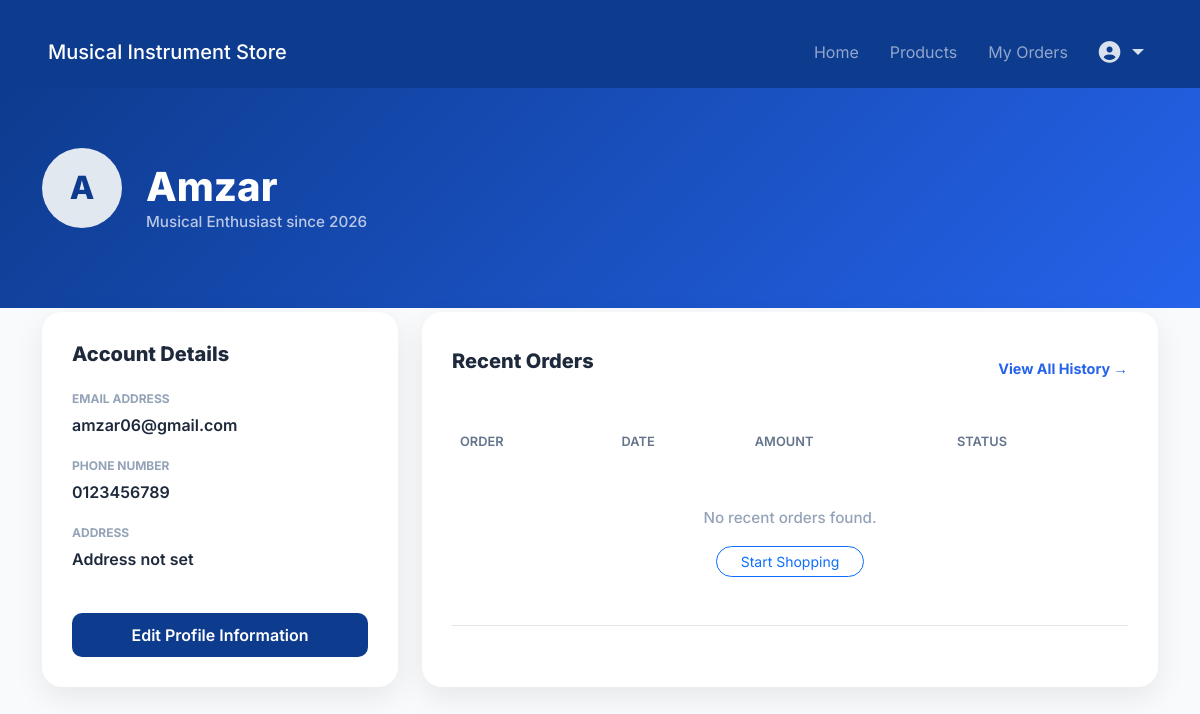
/customer/user_profile_page.php (signed in), run on the app's committed database.
### tables this page shows
CREATE TABLE `customers` (
  `cust_id` int(11) NOT NULL,
  `cust_name` varchar(255) NOT NULL,
  `cust_email` varchar(255) NOT NULL,
  `cust_password` varchar(255) NOT NULL,
  `cust_phone_number` varchar(20) DEFAULT NULL,
  `cust_address` text DEFAULT NULL,
  `cust_street` varchar(255) DEFAULT NULL,
  `cust_city` varchar(100) DEFAULT NULL,
  `cust_state` varchar(100) DEFAULT NULL,
  `cust_postcode` varchar(10) DEFAULT NULL,
  `status` enum('Active','Suspended','Blacklisted','Deleted') DEFAULT 'Active',
  `created_at` timestamp NOT NULL DEFAULT current_timestamp()
);

### customer/user_profile_page.php (the view, shortened to what this page needs)
<?php
include '../database.php';
$cust_id = $_SESSION['cust_id'];
$user_data = [
    'cust_name' => 'N/A',
    'cust_email' => 'N/A',
    'cust_phone_number' => 'N/A',
    'cust_street' => 'N/A',
    'cust_city' => 'N/A',
    'cust_state' => 'N/A',
    'cust_postcode' => 'N/A'
];
$orders = [];
if (isset($conn)) {
    $stmt = $conn->prepare("SELECT cust_name, cust_email, cust_phone_number, cust_street, cust_city, cust_state, cust_postcode FROM customers WHERE cust_id = ?");
    if ($stmt) {
        $stmt->bind_param("i", $cust_id);
        $stmt->execute();
        $result = $stmt->get_result();
        if ($row = $result->fetch_assoc()) {
            $user_data['cust_name'] = $row['cust_name'] ?? 'N/A';
            $user_data['cust_email'] = $row['cust_email'] ?? 'N/A';
            $user_data['cust_phone_number'] = $row['cust_phone_number'] ?? 'N/A';
            $user_data['cust_street'] = $row['cust_street'] ?? '';
            $user_data['cust_city'] = $row['cust_city'] ?? '';
            $user_data['cust_state'] = $row['cust_state'] ?? '';
            $user_data['cust_postcode'] = $row['cust_postcode'] ?? '';
        }
    }
}
?>
<!DOCTYPE html>
<html lang="en">
<head>
    <link href="https://cdn.jsdelivr.net/npm/bootstrap@5.3.2/dist/css/bootstrap.min.css" rel="stylesheet">
    <link rel="stylesheet" href="https://cdnjs.cloudflare.com/ajax/libs/font-awesome/6.4.0/css/all.min.css">
    <link rel="stylesheet" href="customer.css?v=3.0">
</head>
<body>
<nav class="navbar navbar-expand-lg navbar-dark" style="background-color: #0d3b8e; padding: 12px 0;">
    <div class="container-fluid px-5">
        <a class="navbar-brand" href="home_page.php" style="font-weight: 500;">Musical Instrument Store</a>
        <div class="collapse navbar-collapse" id="navLogged">
            <ul class="navbar-nav ms-auto align-items-center" style="gap: 15px;">
                <li class="nav-item"><a class="nav-link" href="home_page.php">Home</a></li>
                <li class="nav-item"><a class="nav-link" href="../product/product page.php">Products</a></li>
                <li class="nav-item"><a class="nav-link" href="../product/payment history.php">My Orders</a></li>
                <li class="nav-item dropdown">
                    <a class="nav-link dropdown-toggle user-dropdown-toggle" id="userMenu" role="button" data-bs-toggle="dropdown" aria-expanded="false">
                        <i class="fa-solid fa-circle-user"></i>
                    </a>
                </li>
            </ul>
        </div>
    </div>
</nav>
<div class="hero-section">
    <div class="container">
        <div class="d-flex align-items-center gap-4">
            <div class="avatar-circle">
                <?php echo strtoupper(substr($user_data['cust_name'], 0, 1)); ?>
            </div>
            <div>
                <h1 style="margin: 0; font-weight: 800; font-size: 2.5rem;"><?php echo htmlspecialchars($user_data['cust_name']); ?></h1>
                <p style="margin: 0; color: rgba(255,255,255,0.7); font-weight: 500;">Musical Enthusiast since 2026</p>
            </div>
        </div>
    </div>
</div>
<div class="container pb-5" style="margin-top: 30px;">
    <div class="row g-4">
        <div class="col-lg-4">
            <div class="profile-card">
                <h3 style="font-weight: 800; margin-bottom: 24px;">Account Details</h3>
                <span class="info-label">Email Address</span>
                <span class="info-value"><?php echo htmlspecialchars($user_data['cust_email']); ?></span>
                <span class="info-label">Phone Number</span>
                <span class="info-value"><?php echo htmlspecialchars($user_data['cust_phone_number'] ?: 'Not Provided'); ?></span>
                <span class="info-label">Address</span>
                <span class="info-value" style="line-height: 1.6;">
                    <?php
                    if($user_data['cust_street']) {
                        echo htmlspecialchars($user_data['cust_street']) . "<br>" .
                             htmlspecialchars($user_data['cust_postcode']) . " " .
                             htmlspecialchars($user_data['cust_city']) . "<br>" .
                             htmlspecialchars($user_data['cust_state']);
                    } else {
                        echo "Address not set";
                    }
                    ?>
                </span>
                <div class="mt-4">
                    <a href="edit_profile_page.php" class="btn btn-edit w-100">Edit Profile Information</a>
                </div>
            </div>
        </div>
        <div class="col-lg-8">
            <div class="profile-card">
                <div class="d-flex justify-content-between align-items-center mb-4">
                    <h3 style="font-weight: 800; margin: 0;">Recent Orders</h3>
                    <a href="../product/payment history.php" style="font-weight: 700; font-size: 0.9rem; text-decoration: none; color: #2563eb;">View All History →</a>
                </div>
                <div class="table-responsive">
                    <table class="table order-table">
                        <thead>
                            <tr>
                                <th>Order</th>
                                <th>Date</th>
                                <th>Amount</th>
                                <th>Status</th>
                            </tr>
                        </thead>
                        <tbody>
                            <?php if (empty($orders)): ?>
                                <tr>
                                    <td colspan="4" class="text-center py-5">
                                        <p style="color: #94a3b8; font-weight: 500;">No recent orders found.</p>
                                        <a href="../product/product page.php" class="btn btn-outline-primary btn-sm mt-2 rounded-pill px-4">Start Shopping</a>
                                    </td>
                                </tr>
                            <?php endif; ?>
                        </tbody>
                    </table>
                </div>
            </div>
        </div>
    </div>
</div>
</body>
</html>

### customer/customer.css (style rules this page uses)
:root { --bg-gradient: #ffffff; --card-bg: #ffffff; --card-border: rgba(0, 0, 0, 0.1); --text-primary: #1e293b; --text-secondary: #475569; --accent: #2563eb; --accent-hover: #1d4ed8; --success: #10b981; --success-hover: #059669; }
* { margin: 0; padding: 0; box-sizing: border-box; font-family: 'Inter', sans-serif; }
body { background: var(--bg-gradient); color: var(--text-primary); min-height: 100vh; }
h3 { font-size: 1.25rem; font-weight: 600; margin-bottom: 12px; }
p { color: var(--text-secondary); margin-bottom: 8px; font-size: 0.95rem; }
a { color: var(--accent); text-decoration: none; font-weight: 600; transition: color 0.3s ease; display: inline-block; margin-top: 16px; }
.text-center { text-align: center; }
.mt-4 { margin-top: 16px; }
.mb-4 { margin-bottom: 16px; }
table { width: 100%; border-collapse: collapse; margin-top: 20px; }
th, td { padding: 12px; text-align: left; border-bottom: 1px solid var(--card-border); }
th { color: var(--text-secondary); font-weight: 600; }

### customer/user_profile_page.php (style rules this page uses)
body { background-color: #f8fafc; color: #1e293b; }
.hero-section { background: linear-gradient(135deg, #0d3b8e 0%, #2563eb 100%); padding: 60px 0; color: white; margin-bottom: -50px; }
.profile-card { background: white; border-radius: 20px; box-shadow: 0 10px 30px rgba(0,0,0,0.08); border: none; padding: 30px; height: 100%; }
.avatar-circle { width: 80px; height: 80px; background: #e2e8f0; color: #0d3b8e; border-radius: 50%; display: flex; align-items: center; justify-content: center; font-size: 2rem; font-weight: 800; margin-bottom: 20px; }
.info-label { font-size: 0.75rem; text-transform: uppercase; font-weight: 700; color: #94a3b8; margin-bottom: 5px; display: block; }
.info-value { font-size: 1rem; font-weight: 600; color: #1e293b; margin-bottom: 20px; display: block; }
.btn-edit { background: #0d3b8e; color: white; border-radius: 10px; padding: 10px 24px; font-weight: 600; transition: all 0.2s; border: none; }
.order-table th { border: none; color: #64748b; font-size: 0.8rem; text-transform: uppercase; }
.order-table td { vertical-align: middle; padding: 16px 8px; }
.user-dropdown-toggle { color: rgba(255, 255, 255, 0.85) !important; font-size: 1.35rem; cursor: pointer; transition: color 0.2s; }

### data on the page
customers: cust_name "A", cust_name "Amzar", cust_email "amzar06@gmail.com", cust_phone_number "0123456789"
